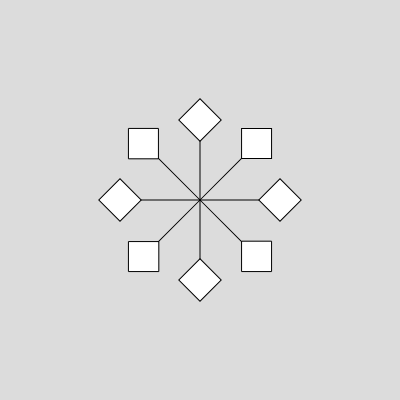
Frame 1 (no input)
Frame 60 (no input): identical to frame 1, image omitted
Frame 120 (the mouse pressed at the canvas centre since frame 60): identical to frame 1, image omitted

The p5.js sketch that drew this single still picture (run headless with seeded random() and noise() and a simulated clock; from frame 60 on, the mouse is pressed at the canvas centre):

// p5.js sketch
// ── sketch.js
function setup() {
  createCanvas(400, 400);
  
  rectMode(CENTER);
  angleMode(DEGREES); // 用角度
}

function draw() {
  background(220);

  for (let i = 0; i < 8; i++) {
    let angle = i * 45;
    myShape(width/2, height/2, 80, angle, 30);
  }
}

function myShape(x, y, len, angle, size) {
  push();
  translate(x, y);
  rotate(angle);

  stroke(0);
  line(0, 0, len, 0);

  translate(len, 0);

  rotate(45);

  rect(0, 0, size, size);

  pop();
}
